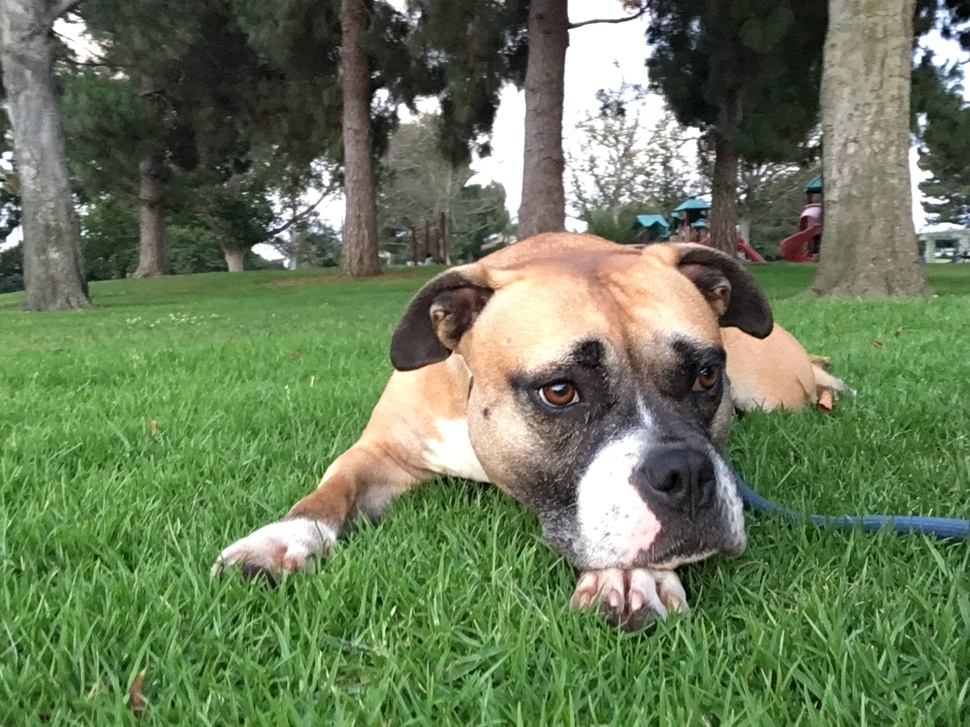
//> input picture mygrad/kaushik.jpg, 970 x 727 px, shrunk from 2576 x 1932 before the run
$ ./mygrad   (built with g++ and OpenCV 4)
//> lines starting //> are read from the running program, lines starting //| are printed output that depends on the picture
#include<opencv2/opencv.hpp>
#include <iostream>
#include <math.h>


using namespace cv;
using namespace std;

void comp_grad(Mat, Mat);
void normalize(Mat);


int main()
{

    Mat src = imread("kaushik.jpg",CV_LOAD_IMAGE_COLOR);
//> src is the input picture: 727 rows x 970 cols, CV_8UC3; mean B, G, R 89.5, 123, 105.9

    Mat R=Mat::zeros(src.rows, src.cols, CV_8UC1);
    Mat G=Mat::zeros(src.rows, src.cols, CV_8UC1);
    Mat B=Mat::zeros(src.rows, src.cols, CV_8UC1);


    vector<Mat> BGR;
    split(src, BGR);
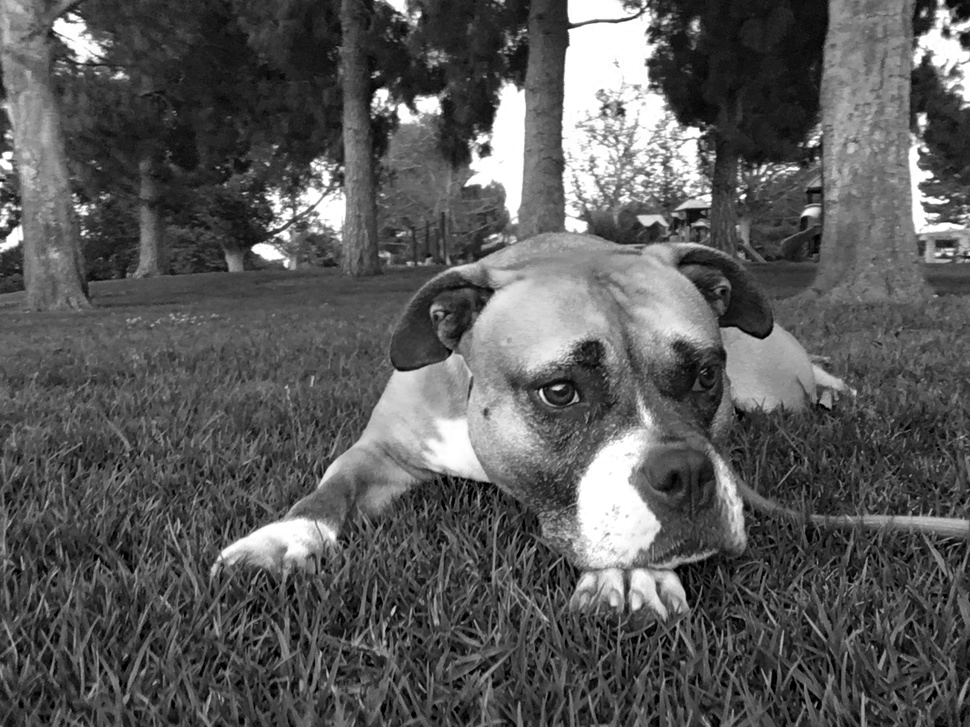
//> BGR[0]: 727 rows x 970 cols, CV_8UC1; min 0, max 255, mean 89.5
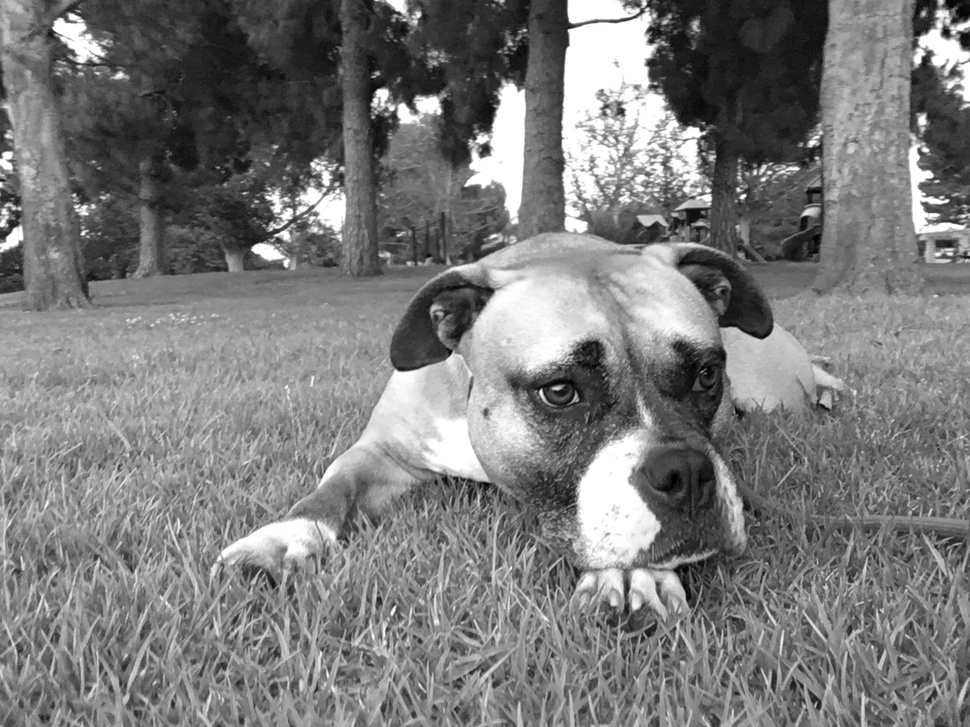
//> BGR[1]: 727 rows x 970 cols, CV_8UC1; min 0, max 255, mean 123
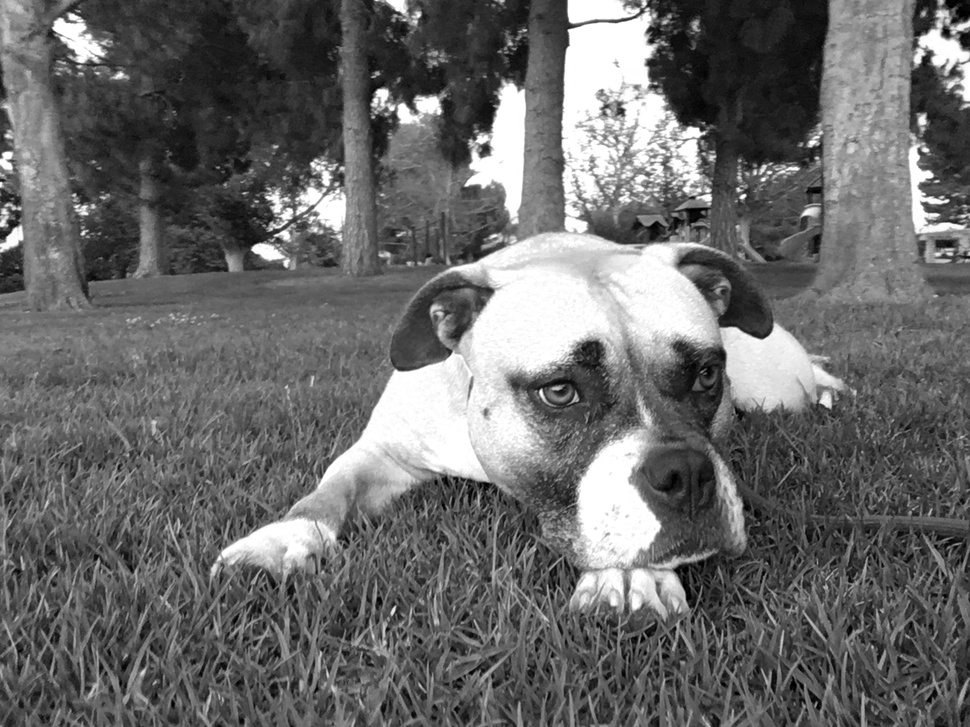
//> BGR[2]: 727 rows x 970 cols, CV_8UC1; min 0, max 255, mean 105.9


    // compute gradients
    comp_grad(BGR[0],B);
    comp_grad(BGR[1],G);
    comp_grad(BGR[2],R);


    // normalize to 0-255 range
    normalize(R);
    normalize(G);
    normalize(B);


    // merge R, G and B into one

    vector<Mat> array_to_merge;


    array_to_merge.push_back(B);
    array_to_merge.push_back(G);
    array_to_merge.push_back(R);


    Mat dst;
    merge(array_to_merge, dst);


    namedWindow("original",WINDOW_AUTOSIZE);
    imshow("original",src);

    namedWindow("mygrad",WINDOW_AUTOSIZE);
    imshow("mygrad",dst);

    imwrite("grad.jpg",dst);

    waitKey(0);
    exit(0);
    return 0;

}


//------------------------------------------------------------------------

void comp_grad(Mat rgb, Mat dst)
{

  int i, j;
  int dx, dy;


    for (i=0; i<rgb.rows; i++)
    {
     for (j=0; j<rgb.cols; j++)
     {

      if(i==0)
      {
       // forward
       dx = rgb.at<uchar>(i+1,j) - rgb.at<uchar>(i,j);
      }
      else if(i==rgb.rows-1)
      {
       // backward
       dx = rgb.at<uchar>(i,j) - rgb.at<uchar>(i-1,j);
      }
      else
      {
       // central
       dx = (rgb.at<uchar>(i+1,j) - rgb.at<uchar>(i-1,j))/2;
      }


      if(j==0)
      {
       // forward
       dy = rgb.at<uchar>(i,j+1) - rgb.at<uchar>(i,j);
      }
      else if(j==rgb.cols-1)
      {
       // backward
       dy = rgb.at<uchar>(i,j) - rgb.at<uchar>(i,j-1);
      }
      else
      {
       // central
       dy = (rgb.at<uchar>(i,j+1) - rgb.at<uchar>(i,j-1))/2;
      }


      dst.at<uchar>(i,j) = sqrt(dx*dx + dy*dy);

     }
    }
//> this loop made 727 passes
//> (dx, dy) on passes 1 to 3: (-1, -3), (1, -3), (3, -1)
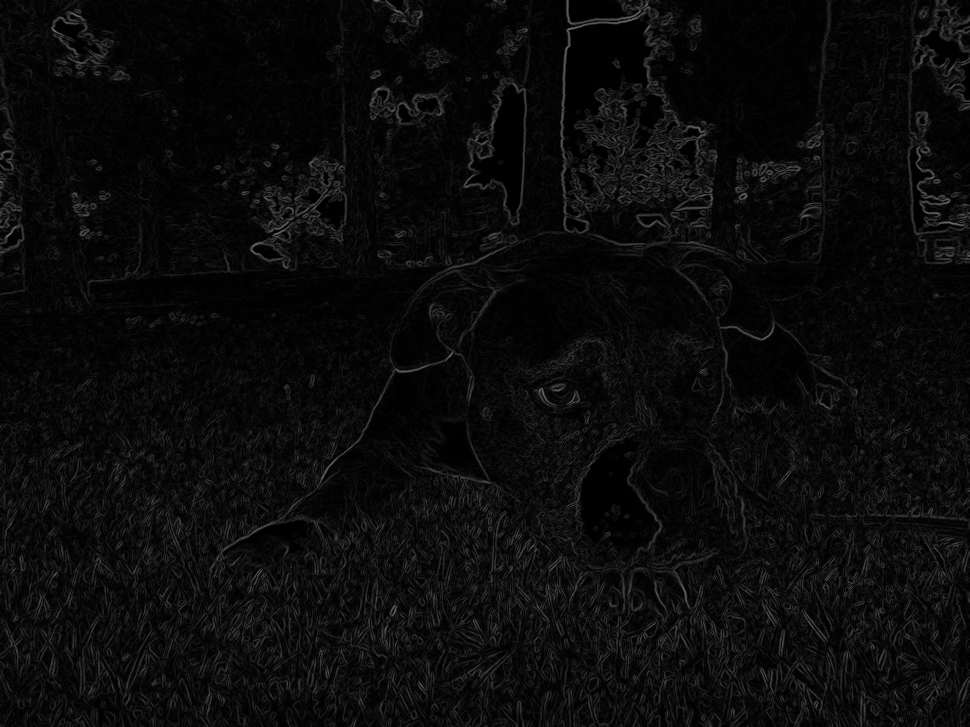
//> dst: 727 rows x 970 cols, CV_8UC1; min 0, max 119, mean 10.7
//> after the loop, dx = -7; dy = 3
//> the loop in comp_grad (call 2), `for (i=0; i<rgb.rows; i++)` made 727 passes
//> (dx, dy) on passes 1 to 3: (-1, -3), (0, -1), (1, 2)


}

//------------------------------------------------------------------------

void normalize(Mat rgb)
{

  int i, j;
  int maxval, minval, val;
  float num, den;

  maxval = -1;
  minval = 257;


    for (i=0; i<rgb.rows; i++)
    {
     for (j=0; j<rgb.cols; j++)
     {
      val = rgb.at<uchar>(i,j);
      maxval = (maxval > val)? maxval : val;
      minval = (minval < val)? minval : val;
     }
    }
//> this loop made 727 passes
//> (val, maxval) on passes 1 to 3: (3, 107), (1, 107), (1, 107)
//> after the loop, val = 7; maxval = 119; minval = 0

    for (i=0; i<rgb.rows; i++)
    {
     for (j=0; j<rgb.cols; j++)
     {
      val = rgb.at<uchar>(i,j);
      num = (float)(val-minval);
      den = (float)(maxval-minval);
      rgb.at<uchar>(i,j) = 255 - (uchar)(num/den*255);
     }
    }
//> this loop made 727 passes
//> (val, num) on passes 1 to 3: (3, 3), (1, 1), (1, 1)
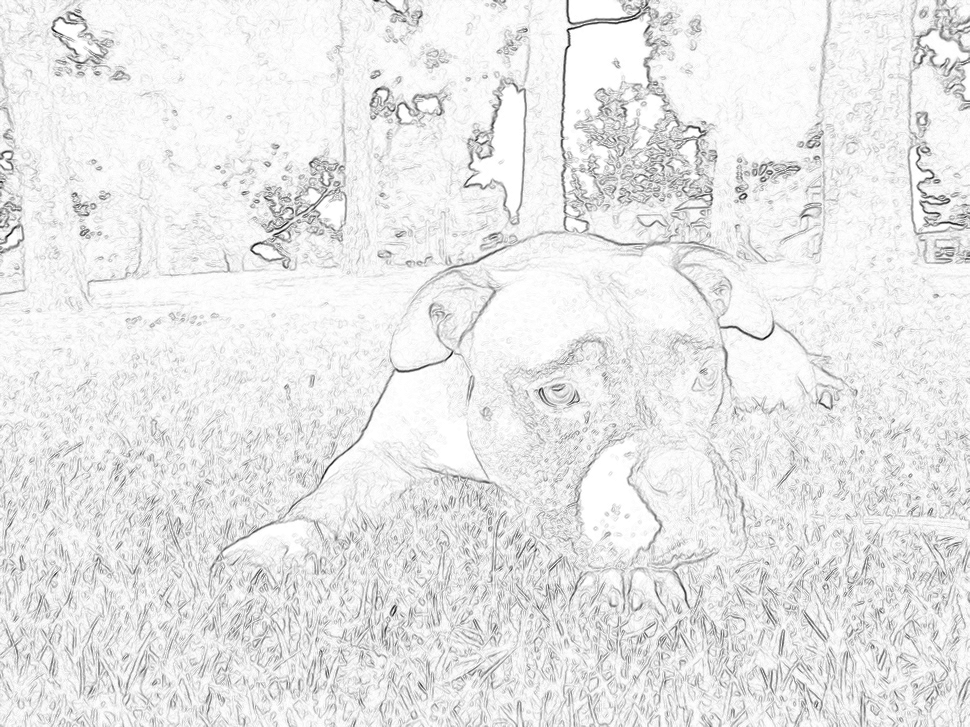
//> rgb: 727 rows x 970 cols, CV_8UC1; min 0, max 255, mean 232.5
//> (the program exits here)
